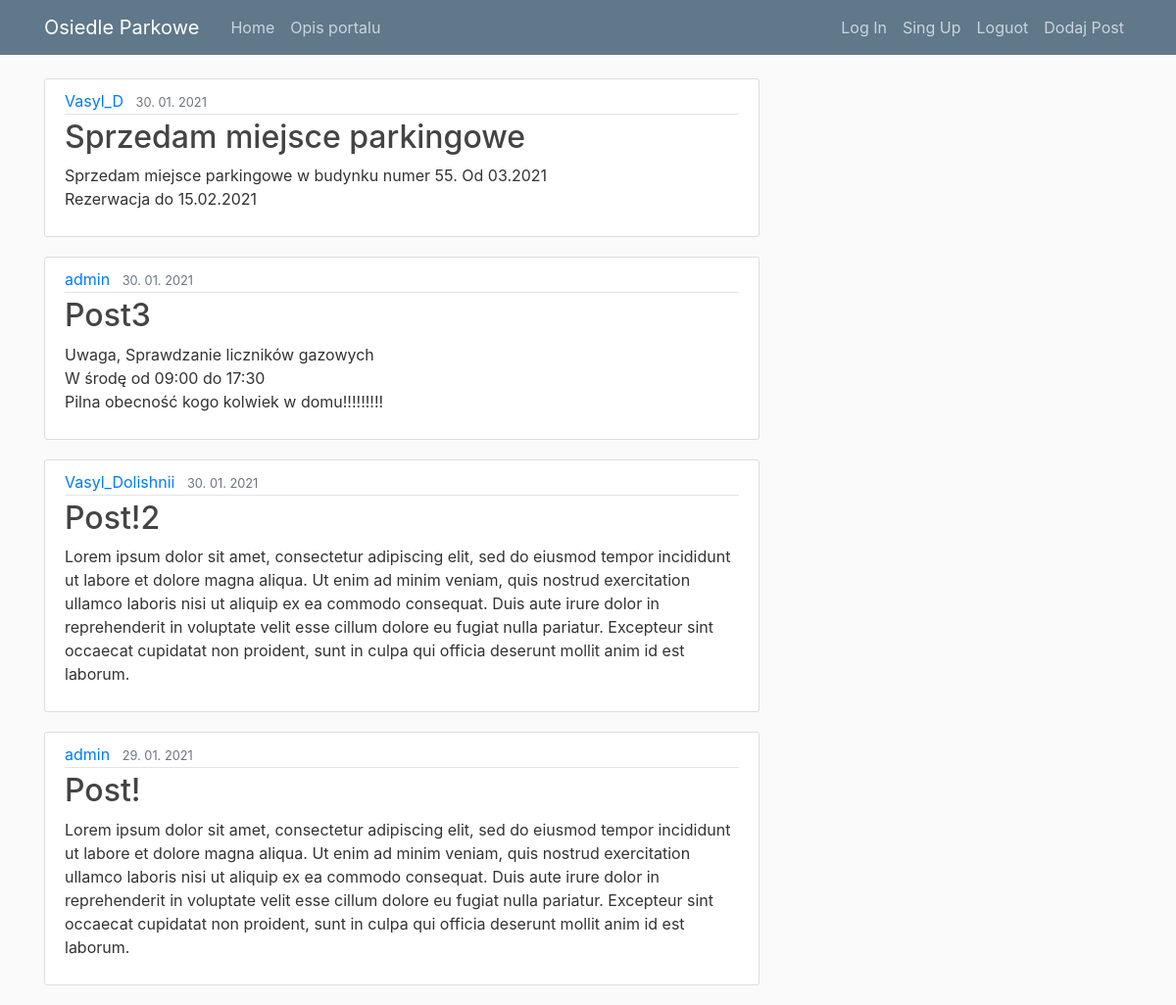
The app's page / (signed in) with its own data.
### osiedle_app/models.py (models this page shows, shortened)
class Post(models.Model):
    title = models.CharField(max_length=100, verbose_name='Tytuł')
    content = models.TextField(verbose_name='Treść')
    date_posted = models.DateTimeField(default=timezone.now, verbose_name='Data')
    author = models.ForeignKey(User, on_delete=models.CASCADE, verbose_name='Autor')

### osiedle_app/views.py (the view)
# urls.py: path('',HomeView.as_view(),name="home"),
@method_decorator(login_required, name='dispatch')
class HomeView(ListView):
	model = Post
	template_name = 'home.html'
	context_object_name = 'posts'
	ordering = ['-date_posted']

### osiedle_app/templates/home.html
{% extends "base.html" %}
{% block content %}
    {% for post in posts %}
        <article class="media content-section">
          <div class="media-body">
            <div class="article-metadata">
              <a class="mr-2" href="#">{{ post.author }}</a>
              <small class="text-muted">{{ post.date_posted|date:"d. m. Y" }}</small>
            </div>
            <h2><a class="article-title" href="{% url 'post-detail' post.pk %}">{{ post.title }}</a></h2>
            <p class="article-content">{{ post.content }}</p>
          </div>
        </article>
    {% endfor %}
{% endblock content %}

### osiedle_app/templates/base.html (shortened to what this page needs)
{% load static %}
<!DOCTYPE html>
<html>
<head>
    <link rel="stylesheet" href="https://maxcdn.bootstrapcdn.com/bootstrap/4.0.0/css/bootstrap.min.css">
    <link rel="stylesheet" type="text/css" href="{% static 'main.css' %}">
</head>
<body>
    <header class="site-header">
      <nav class="navbar navbar-expand-md navbar-dark bg-steel fixed-top">
        <div class="container">
          <a class="navbar-brand mr-4" href="{% url 'home' %}">Osiedle Parkowe</a>
          <div class="collapse navbar-collapse" id="navbarToggle">
            <div class="navbar-nav mr-auto">
              <a class="nav-item nav-link" href="{% url 'home' %}">Home</a>
              <a class="nav-item nav-link" href="{% url 'about' %}">Opis portalu</a>
            </div>
            <div class="navbar-nav">
              <a class="nav-item nav-link" href="{% url 'login' %}">Log In</a>
              <a class="nav-item nav-link" href="{% url 'register' %}">Sing Up</a>
              <a class="nav-item nav-link" href="{% url 'logout' %}">Loguot</a>
              <a class="nav-item nav-link" href="{% url 'post-new' %}">Dodaj Post </a>
            </div>
          </div>
        </div>
      </nav>
    </header>
    <main role="main" class="container">
      <div class="row">
        <div class="col-md-8">
          {% block content %}{% endblock %}
        </div>
      </div>
    </main>
</body>
</html>

### osiedle_app/static/main.css (style rules this page uses)
body { background: #fafafa; color: #333333; margin-top: 5rem; }
h1, h2, h3, h4, h5, h6 { color: #444444; }
.bg-steel { background-color: #5f788a; }
.site-header .navbar-nav .nav-link { color: #cbd5db; }
.content-section { background: #ffffff; padding: 10px 20px; border: 1px solid #dddddd; border-radius: 3px; margin-bottom: 20px; }
.article-title { color: #444444; }
.article-content { white-space: pre-line; }
.article-metadata { padding-bottom: 1px; margin-bottom: 4px; border-bottom: 1px solid #e3e3e3 }

### records on screen
Post: author "Vasyl_D", date_posted "30. 01. 2021", title "Sprzedam miejsce parkingowe", content "Sprzedam miejsce parkingowe w budynku numer 55. Od 03.2021 Rezerwacja do 15.02.2021"
Post: author "admin", date_posted "30. 01. 2021", title "Post3", content "Uwaga, Sprawdzanie liczników gazowych W środę od 09:00 do 17:30 Pilna obecność kogo kolwiek w domu!!!!!!!!!"
Post: author "Vasyl_Dolishnii", date_posted "30. 01. 2021", title "Post!2", content "Lorem ipsum dolor sit amet, consectetur adipiscing elit, sed do eiusmod tempor incididunt ut labore et dolore magna aliqua. Ut enim ad minim veniam, quis nostrud exercitation ullamco laboris nisi ut aliquip ex ea commodo consequat. Duis aute irure dolor in reprehenderit in voluptate velit esse cillum dolore eu fugiat nulla pariatur. Excepteur sint occaecat cupidatat non proident, sunt in culpa qui officia deserunt mollit anim id est laborum."
Post: author "admin", date_posted "29. 01. 2021", title "Post!", content "Lorem ipsum dolor sit amet, consectetur adipiscing elit, sed do eiusmod tempor incididunt ut labore et dolore magna aliqua. Ut enim ad minim veniam, quis nostrud exercitation ullamco laboris nisi ut aliquip ex ea commodo consequat. Duis aute irure dolor in reprehenderit in voluptate velit esse cillum dolore eu fugiat nulla pariatur. Excepteur sint occaecat cupidatat non proident, sunt in culpa qui officia deserunt mollit anim id est laborum."
